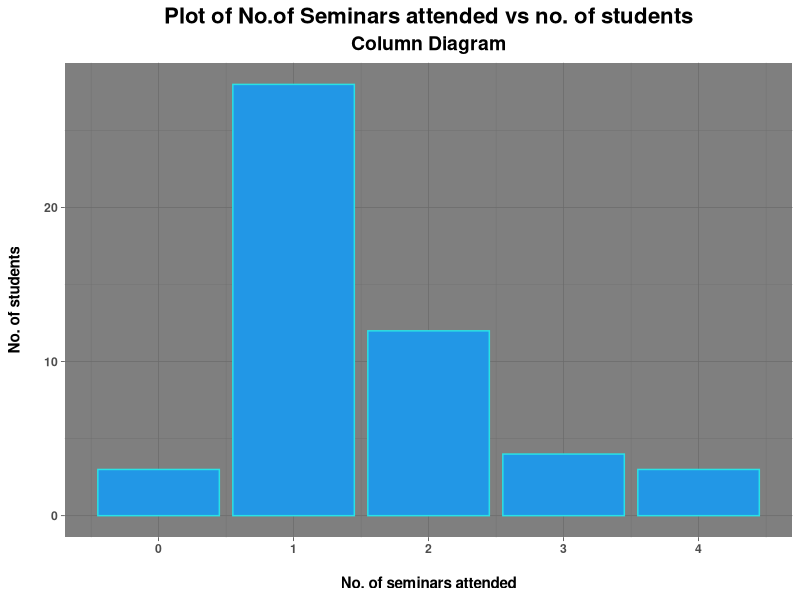
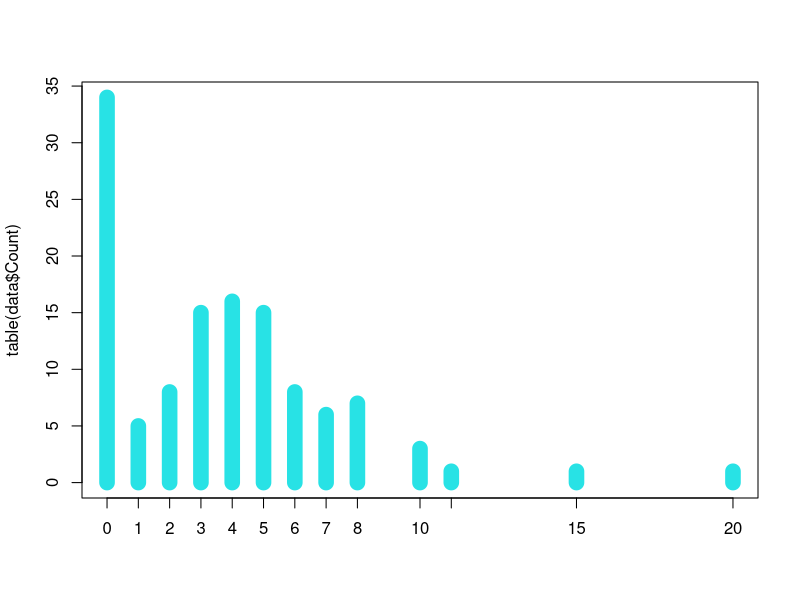
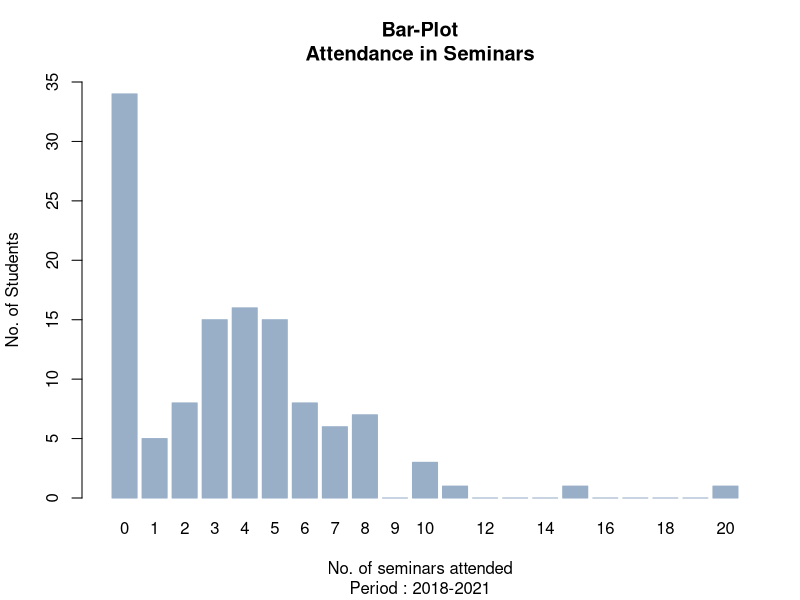

The R source for these figures, in order: (Note: this script raises an error after producing the figures.)

#READING THE EXCEL SHEET

setwd("X:/")
getwd()
data=read.csv("Data Dissertation.csv");data
#View(data)

#--------------------------------

#BASIC VISUALISATION

table(data$Count)
table(data$Stream)

library(ggplot2)
theme_new=theme(
  
  plot.title =element_text(size=16,
                           hjust=0.5,face="bold"),
  
  plot.subtitle =element_text(size=14,
                              hjust=0.5,face="bold"),
  
  legend.title=element_text(size=10,hjust=0.5,
                            face="bold.italic"),
  
  axis.title=element_text(face="bold"),
  
  axis.text=element_text(face="bold")
  
)
z=data$Count
z=c(3 ,1, 1, 2, 4, 1, 2, 1, 1, 1, 2, 1, 1, 3, 2, 0, 1,
    1, 1, 4, 1, 3, 0, 1, 2, 2, 0, 2, 2, 2, 1, 4, 1, 2,
    1, 2, 1, 1, 1, 1, 1, 1, 1, 1, 1, 3, 1, 2, 1, 1
)
ggplot(NULL,aes(z))+
  geom_bar(col=5,fill=4)+theme_dark()+
  theme_new+
  labs(title="Plot of No.of Seminars attended vs no. of students",
       subtitle="Column Diagram",
       x="\nNo. of seminars attended",
       y="No. of students\n",
       col="Index")

x=0:20
y=c(34,5,8,15,16,15,8,6,7,0,3,1,0,0,0,1,0,0,0,0,1)
sum(y)
A=cbind(x,y);A

#GRAPHICAL VISUALISATION
#TYPE : COUNT DATA

plot(table(data$Count),type="h",lwd=15,col=5)

barplot(y,names.arg=x,ylim=c(0,35),xlim=c(0,25),
        col="#98AFC7",border="#98AFC7",
        main="Bar-Plot\nAttendance in Seminars",
        sub="Period : 2018-2021",
        xlab="No. of seminars attended",
        ylab="No. of Students")


#METHOD OF MOMENTS ESTIMATES

count=rep(x,times=y);count
table(count)
#MEAN AND VARIANCE OF THE COLLECTED SAMPLE
sample_mean=mean(count);sample_mean

sample_variance=var(count);sample_variance

library("VGAM")
#ESTIMATES  _ MME _ZIP _PIE ,LAMBDA

lambda_MME=sample_mean+(sample_variance/sample_mean)+1
lambda_MME

pie_MME=(sample_variance-sample_mean)/
  (sample_mean^2+
  (sample_variance-sample_mean));

#AIC_MME
AIC_MME_ZIP=-2*sum(dzipois(count,lambda_MME,
              pie_MME,log=T))+4;AIC_MME_ZIP


#GENERATING SAMPLES FROM THE ZIP DISTRIBUTION
#PARAMETERS ARE THE ESTIMATED BY METHOD OF MOMENTS

#library("VGAM")

sample_1=rzipois(100,lambda_MME,pstr0 = pie_MME)

table(sample_1)


#MAXIMUM LIKELIHOOD ESTIMATES
#(IGNORE THIS METHOD)

#ESTIMATES ARE SOLUTIONS OF THE TWO FUNCTIONS

fn_1=function(lambda_MLE,pie_MLE)
{
  n=length(count)
  num_0=length(count[count==0])
  
  (n*mean(count)/lambda_MLE)-
   n+num_0-(num_0*(1-pie_MLE)*exp(-lambda_MLE))/
    (pie_MLE+(1-pie_MLE)*exp(-lambda_MLE))
}

fn_2=function(lambda_MLE,pie_MLE)
{
  n=length(count)
  num_0=length(count[count==0])
  
  
    n-num_0-(num_0*(1-pie_MLE)*(1-exp(-lambda_MLE)))/
    (pie_MLE+(1-pie_MLE)*exp(-lambda_MLE))
}

#MAXIMUM LIKELIHOOD ESTIMATE (METHOD II)
#(METHOD USING)

count 
n=length(count)

y=length(count[count==0]);y   #NUMBER OF ZEROES IN THE SAMPLE

sample_no.zero=count[count!=0];sample_no.zero   #THE SAMPLE EXCLUDING 
#                                                THE ZEROES
x=sample_no.zero
count
#DEFINING THE LIKELIHOOD FUNCTION
Likelihood=function(l,p)
{
  
  -sum(dzipois(count,l,p,log=T))
}

k=mle(Likelihood,start=list(l=lambda_MME,p=pie_MME))
summary(k)

#ESTIMATES BY MLE _ZIP_PIE,LAMBDA
lambda_MLE=4.9292075;lambda_MLE
pie_MLE=0.2781128;pie_MLE

#COMPARISION OF MSE ESTIMATOR AND MLE ESTIMATOR


#library(VGAM)




#FITTING OF THE DISTRIBUTION WITH ZIP MODEL AND POISSON MODEL
#07.11.21
#MLE ESTIMATES USING POISSON DISTRIBUTION 
Likelihood=function(l)
{
  
  -sum(dpois(count,l,log=T))
}

k=mle(Likelihood,start=9) #9 is a arbitrary choice
k

#AIC AND ESTIMATES OBTAINED FOR POISSON DISTRIBUTION
summary(k) 

#ESTIMATE OF LAMBDA USING POISSON DISTRIBUTION

lambda_POISSON_MLE=3.558  


#FITTED VALUES
fit_POISSON_MLE=dpois(seq(0,20,1),lambda_POISSON_MLE);fit_POISSON_MLE

fit_ZIP_MLE=dzipois(seq(0,20,1),lambda_MLE,pie_MLE);fit_ZIP_MLE

fit_ZIP_MME=dzipois(seq(0,20,1),lambda_MME,pie_MME);fit_ZIP_MME

y=c(34,5,8,15,16,15,8,6,7,0,3,1,0,0,0,1,0,0,0,0,1)
ACTUAL_prob=y/sum(y);ACTUAL_prob             #ACTUAL DATA

#Graph of Poisson fitting
library("tidyr")
lit2=data.frame(0:20,Actual=ACTUAL_prob,Fitted=fit_POISSON_MLE)
lit2=pivot_longer(lit2,-1,"Index",values_to="v")
lit2
ggplot(lit2,aes(X0.20,v,fill=Index))+
  geom_bar(position="dodge",stat="identity")+
  labs(title="Fitting of Poisson Distribution",subtitle="Poisson(3.558)",x="No. of seminars attended",
       y="Probabilities")+theme_dark()+
  scale_fill_manual(values=c(9,3))

#Graph of ZIP Fitting

library("tidyr")
lit2=data.frame(0:20,Actual=ACTUAL_prob,Fitted=fit_ZIP_MME)
lit2=pivot_longer(lit2,-1,"Index",values_to="v")
lit2
ggplot(lit2,aes(X0.20,v,fill=Index))+
  geom_bar(position="dodge",stat="identity")+
  labs(title="Fitting of ZIP Distribution",subtitle="Parameters are estimated by MME Method",x="No. of seminars attended",
       y="Probabilities")+theme_dark()+
  scale_fill_manual(values=c(9,2))












A=rbind(ACTUAL_prob,fit_ZIP_MLE,fit_ZIP_MME,fit_POISSON_MLE)
barplot(A,beside = T,ylim=c(0,0.4),col=c(2,3,4,7),names.arg =0:20,main="
        FITTING OF ZIP AND POISSON DISTRIBUTION")
legend("topright",
       legend=c("ACTUAL DATA","ZIP(MLE ESTIMATOR)",
                "ZIP(MME ESTIMATOR)","POISSON DISTRIBUTION"),
       lty=c(1,1,1,1),col=c(2,3,4,7),
       title="INDEX",lwd=8)


#MODIFICATION 
#07.11.21

#METHOD OF MOMENTS ESTIMATE
lambda_POIS_MME=sum(y*(0:20))/sum(y);lambda_POIS_MME
se=sqrt(lambda_POIS_MME/sum(y));se

A=rbind(ACTUAL_prob,fit_ZIP_MME,fit_POISSON_MLE)
barplot(A,beside = T,ylim=c(0,0.4),col=c(2,3,4),names.arg =0:20,main="
        FITTING OF ZIP AND POISSON DISTRIBUTION.PARAMETERS ESTIMATED
        USING METHOD OF MOMENTS")
legend("topright",
       legend=c("ACTUAL DATA",
                "ZIP(MME ESTIMATOR)","POISSON (MME ESTIMATOR)"),
       lty=c(1,1),col=c(2,3,4),
       title="INDEX",lwd=8)


#METHOD OF MAXIMUM LIKELIHOOD ESTIMATE

A=rbind(ACTUAL_prob,fit_ZIP_MLE,fit_POISSON_MLE)
barplot(A,beside = T,ylim=c(0,0.4),col=c(2,3,4),names.arg =0:20,main="
        FITTING OF ZIP AND POISSON DISTRIBUTION.PARAMETERS ESTIMATED
        USING METHOD OF MAXIMUM LIKELIHOOD")
legend("topright",
       legend=c("ACTUAL DATA",
                "ZIP(MLE ESTIMATOR)","POISSON (MLE ESTIMATOR)"),
       lty=c(1,1),col=c(2,3,4),
       title="INDEX",lwd=8)


#Computation of SE from Fisher Information Matrix
#Let lambda=l ,pie=p ,Y= no. of Zeroes ,n=sample size

lambda_MLE=4.9292075;lambda_MLE
pie_MLE=0.2781128;pie_MLE

l=lambda_MLE
p=pie_MLE

n=120
Y=34
Xbar=(1-p)*l

I11=((Y*p*(1-p)*exp(-l))/(p+(1-p)*exp(-l))^2)-((n*Xbar)/l^2)
I12=(Y*exp(-l))/(p+(1-p)*exp(-l))^2
I22=-((Y*(1-exp(-l))^2)/(p+(1-p)*exp(-l))^2)-((n-Y)/(1-p)^2)

FISMAT=matrix(c(-I11,-I12,-I12,-I22),byrow=T,nrow=2)
A=solve(FISMAT)
A
SE_pie=sqrt(0.00171)
SE_lambda=sqrt(0.059)
SE_pie
SE_lambda

#Computation of SE of MME using Delta Method
x=0:20
f=c(34,5,8,15,16,15,8,6,7,0,3,1,0,0,0,1,0,0,0,0,1)

n=sum(f)
u1=sum(x*f)/sum(f);u1
u2=sum((x^2)*f)/sum(f);u2
u3=sum((x^3)*f)/sum(f);u3
u4=sum((x^4)*f)/sum(f);u4

var_t1=(u2-u1^2)/n
var_t2=(u4-u2^2)/n
cov_t1t2=(u3-u1*u2)/n

dl.dt1=-(u2/u1^2)
dl.dt2=1/u1

dp.dt1=(u1^2-2*u1*u2)/(u2-u1)^2
dp.dt2=(u1/(u2-u1))^2

var_pie.hat=var_t1*(dp.dt1)^2+
            var_t2*(dp.dt2)^2+
            2*cov_t1t2*(dp.dt1)*(dp.dt2);var_pie.hat

SE_piehat=sqrt(var_pie.hat)
SE_piehat


var_lambda.hat=var_t1*(dl.dt1)^2+
               var_t2*(dl.dt2)^2+
               2*cov_t1t2*(dl.dt1)*(dl.dt2);var_lambda.hat

SE_lambdahat=sqrt(var_lambda.hat)
SE_lambdahat
